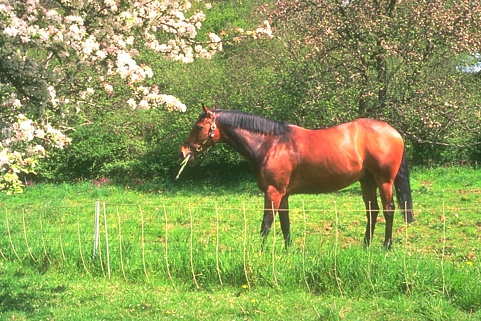
#> input picture horse.jpg, 481 x 321 px
$ jupyter execute Color_Image_Conversion.ipynb   (shell and % lines are left out)
#> lines starting #> are read from the running program, lines starting #| are printed output that depends on the picture
[cell 1]
import cv2
import matplotlib.pyplot as plt
img = cv2.imread("horse.jpg",2)
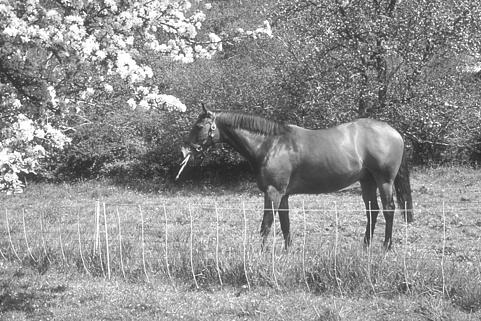
#> img: shape (321, 481); min 35, max 255, mean 145.8
cv2.imshow('horse in fied',img)
cv2.waitKey(0)
cv2.destroyAllWindows()

[cell 2]
img.shape
#> Out = (321, 481)

[cell 3]
#plt.imshow(img)

[cell 4]
new_img = cv2.cvtColor(img, cv2.COLOR_BGR2RGB)
cv2.imshow('horse bgr to rgb',new_img)
cv2.waitKey(0)
cv2.destroyAllWindows()

[cell 5]
hsv_img = cv2.cvtColor(new_img, cv2.COLOR_RGB2HSV)
#> hsv_img: shape (321, 481, 3); mean H, S, V 0, 0, 145.8
cv2.imshow('horse rgb to hsi',hsv_img)
cv2.waitKey(0)
cv2.destroyAllWindows()
